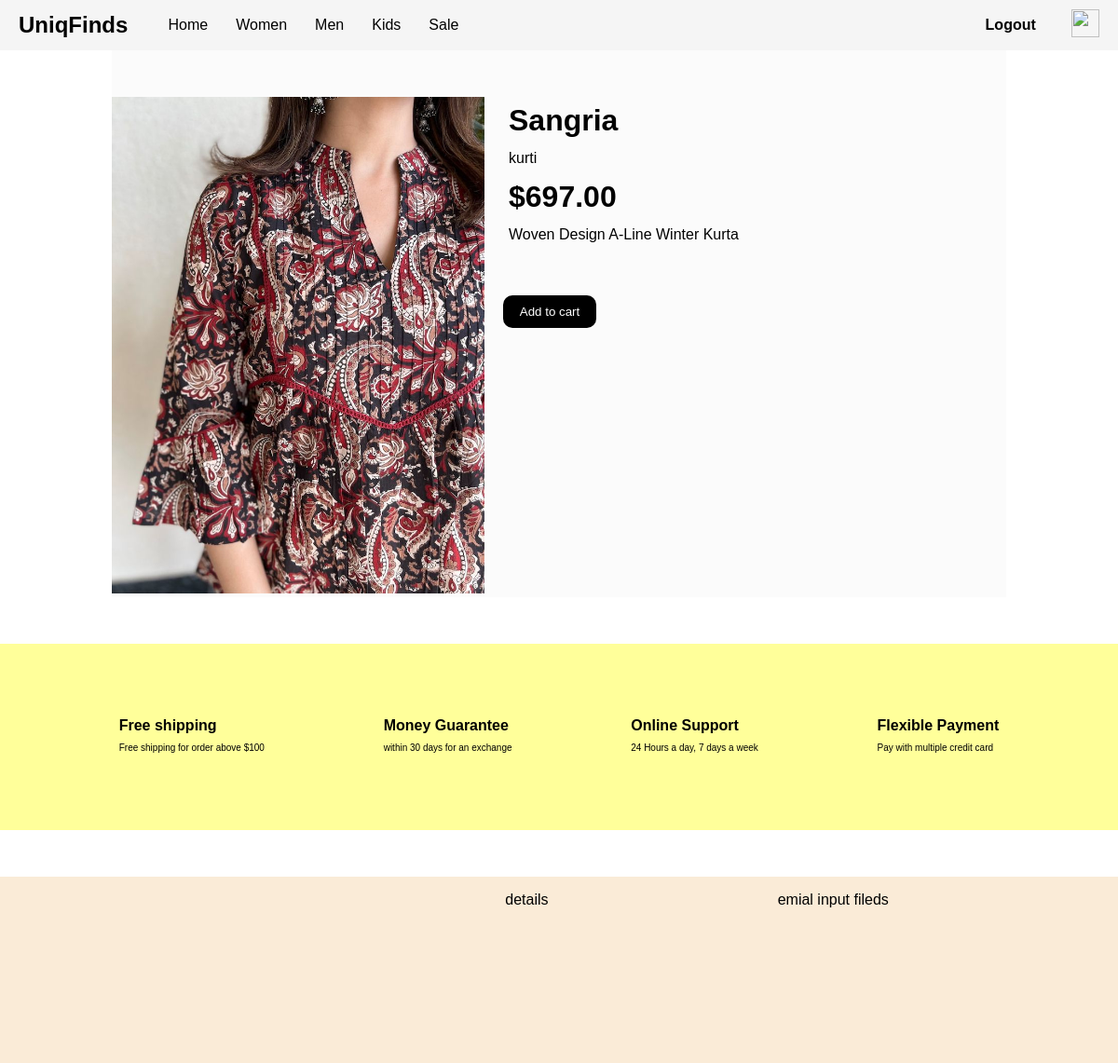
The page /items/Woven-Design-A-Line-Winter-Kurta/ on the database its author committed.
### app/models.py (models this page shows, shortened)
class Product(models.Model):
    name = models.CharField(max_length=255)
    category = models.ForeignKey(Category, on_delete=models.CASCADE, related_name='products')
    description = models.TextField()
    price = models.DecimalField(max_digits=10, decimal_places=2)
    stock = models.PositiveIntegerField()
    image = models.ImageField(upload_to='product_images/', blank=True, null=True)
    slug = models.SlugField(unique=True)
    created_at = models.DateTimeField(auto_now_add=True)
    updated_at = models.DateTimeField(auto_now=True)

class Category(models.Model):
    name = models.CharField(max_length=255)
    description = models.TextField(blank=True, null=True)
    slug = models.SlugField(unique=True)
    class Meta:
        verbose_name_plural = "Categories"
    def __str__(self):
        return self.name

### app/views.py (the view)
# urls.py: path('items/<slug:slug_>/',items,name="items"),
def items(request,slug_):
    item = get_object_or_404(Product,slug=slug_)
    return render(request,'html/items.html',{'item':item})

### templates/html/items.html (shortened to what this page needs)
{% extends "html/footer.html" %}
{% load static %}
{% block main %}
<!DOCTYPE html>
<html lang="en">
<head>
    <link rel="stylesheet" href="{% static 'css/items.css' %}">
</head>
<body>
    <div class="conatiner">
        <div class="sudo_conatiner">
            <div class="items-image">
                <img src="{{item.image.url}}" alt="">
            </div>
            <div class="details">
                <h1>{{item.name}}</h1>
                <p>{{item.category}}</p>
                <h1>${{item.price}}</h1>
                <p>{{item.description}}</p>
                <button class="cart" onclick="location.href='{% url 'add_to_cart' slug=item.slug %}'">Add to cart</button>
            </div>
        </div>
    </div>
</body>
</html>
{% endblock main %}

### static/css/foot.css (style rules this page uses)
body { margin: 0; padding: 0; font-family: Arial, sans-serif; }

### static/css/items.css (style rules this page uses)
body { margin: 0; padding: 0; font-family: Arial, sans-serif; }
.conatiner { background-color: rgb(255, 255, 255); display: flex; justify-content: center; }
.sudo_conatiner { display: flex; flex-direction: row; background-color: rgb(251, 251, 251); width: 80%; }
.items-image img { margin-top: 50px; width: 400px; }
.details { margin-top: 50px; background-color: transparent; margin-left: 20px; display: flex; flex-direction: column; line-height: 1.2; }
.details h1, .details p { margin: 6px 6px; }
.cart { margin-top: 50px; background-color: rgb(0, 0, 0); border: none; color: white; padding: 10px; border-radius: 10px; cursor: pointer; width: 100px; }

### rows shown on the page
Product: image (picture), name "Sangria", category "kurti", price "697.00", description "Woven Design A-Line Winter Kurta"
